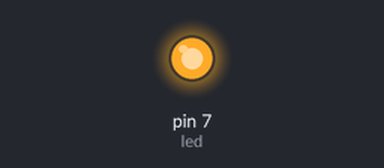
Bench run of a sketch on a simulated Arduino Uno, built with avr-gcc and run on an emulated ATmega328P. Parts: output pins drawn as LEDs (lit = HIGH). What the sketch prints to the serial monitor is not drawn.

Above: at 0.1 s.
Timing chart, 0 to 1.6 s (numbered marks = the images above):
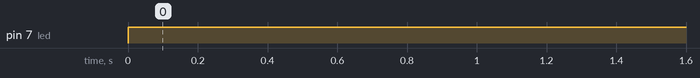

Measured:
- by itself, pin 7 (led): LOW → HIGH at 0.00 s

The sketch:

sketch_apr26a_led_test.ino
```cpp
int led = 7;
int del = 1000;

void setup() {
  Serial.begin(9600);
  pinMode(led, OUTPUT);
}

void loop() {
  Serial.println("LED on");
  digitalWrite(led, HIGH);
  //delay(del);
  //Serial.println("LED off");
  //digitalWrite(led, LOW);
  //delay(del);
}
```
